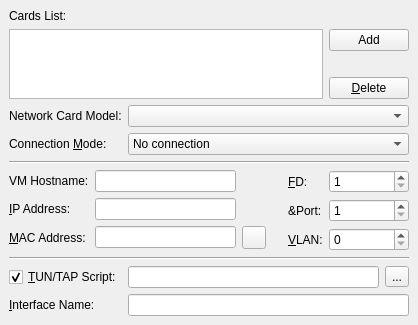
            <widget class="QWidget" name="Network_Cards_Tab" >
             <attribute name="title" >
              <string>Network Cards</string>
             </attribute>
             <layout class="QGridLayout" >
              <property name="margin" >
               <number>9</number>
              </property>
              <property name="spacing" >
               <number>6</number>
              </property>
              <item row="1" column="0" >
               <widget class="QWidget" native="1" name="Net_Card_Options" >
                <layout class="QGridLayout" >
                 <property name="margin" >
                  <number>0</number>
                 </property>
                 <property name="spacing" >
                  <number>0</number>
                 </property>
                 <item row="0" column="0" >
                  <layout class="QVBoxLayout" >
                   <property name="spacing" >
                    <number>6</number>
                   </property>
                   <property name="margin" >
                    <number>0</number>
                   </property>
                   <item>
                    <layout class="QGridLayout" >
                     <property name="margin" >
                      <number>0</number>
                     </property>
                     <property name="spacing" >
                      <number>6</number>
                     </property>
                     <item row="0" column="0" >
                      <widget class="QLabel" name="Label_NetCard_Model" >
                       <property name="text" >
                        <string>Network Card Model:</string>
                       </property>
                      </widget>
                     </item>
                     <item row="1" column="0" >
                      <widget class="QLabel" name="Label_Connection_Mode" >
                       <property name="sizePolicy" >
                        <sizepolicy vsizetype="Preferred" hsizetype="Maximum" >
                         <horstretch>0</horstretch>
                         <verstretch>0</verstretch>
                        </sizepolicy>
                       </property>
                       <property name="text" >
                        <string>Connection &amp;Mode:</string>
                       </property>
                       <property name="buddy" >
                        <cstring>CB_Connection_Mode</cstring>
                       </property>
                      </widget>
                     </item>
                     <item row="0" column="1" >
                      <widget class="QComboBox" name="CB_Network_Card_Model" >
                       <property name="maxCount" >
                        <number>32</number>
                       </property>
                      </widget>
                     </item>
                     <item row="1" column="1" >
                      <widget class="QComboBox" name="CB_Connection_Mode" >
                       <property name="sizePolicy" >
                        <sizepolicy vsizetype="Fixed" hsizetype="Minimum" >
                         <horstretch>0</horstretch>
                         <verstretch>0</verstretch>
                        </sizepolicy>
                       </property>
                       <property name="currentIndex" >
                        <number>8</number>
                       </property>
                       <property name="maxCount" >
                        <number>32</number>
                       </property>
                       <item>
                        <property name="text" >
                         <string>Use the user mode network stack</string>
                        </property>
                       </item>
                       <item>
                        <property name="text" >
                         <string>Open a TUN/TAP interface</string>
                        </property>
                       </item>
                       <item>
                        <property name="text" >
                         <string>Use an already open TUN/TAP interface</string>
                        </property>
                       </item>
                       <item>
                        <property name="text" >
                         <string>Open a listening TCP socket</string>
                        </property>
                       </item>
                       <item>
                        <property name="text" >
                         <string>Use an already open TCP socket</string>
                        </property>
                       </item>
                       <item>
                        <property name="text" >
                         <string>Connect to listening TCP socket</string>
                        </property>
                       </item>
                       <item>
                        <property name="text" >
                         <string>Create shared VLAN via UDP multicast socket</string>
                        </property>
                       </item>
                       <item>
                        <property name="text" >
                         <string>Use an already open UDP multicast socket</string>
                        </property>
                       </item>
                       <item>
                        <property name="text" >
                         <string>No connection</string>
                        </property>
                       </item>
                      </widget>
                     </item>
                     <item row="2" column="0" colspan="2" >
                      <widget class="Line" name="Line_nc_2" >
                       <property name="orientation" >
                        <enum>Qt::Horizontal</enum>
                       </property>
                      </widget>
                     </item>
                    </layout>
                   </item>
                   <item>
                    <layout class="QHBoxLayout" >
                     <property name="spacing" >
                      <number>6</number>
                     </property>
                     <property name="margin" >
                      <number>0</number>
                     </property>
                     <item>
                      <layout class="QGridLayout" >
                       <property name="margin" >
                        <number>0</number>
                       </property>
                       <property name="spacing" >
                        <number>6</number>
                       </property>
                       <item row="1" column="0" >
                        <widget class="QLabel" name="Label_IP" >
                         <property name="sizePolicy" >
                          <sizepolicy vsizetype="Preferred" hsizetype="Maximum" >
                           <horstretch>0</horstretch>
                           <verstretch>0</verstretch>
                          </sizepolicy>
                         </property>
                         <property name="text" >
                          <string>&amp;IP Address:</string>
                         </property>
                         <property name="buddy" >
                          <cstring>Edit_IP_Address</cstring>
                         </property>
                        </widget>
                       </item>
                       <item row="1" column="1" >
                        <widget class="QLineEdit" name="Edit_IP_Address" >
                         <property name="text" >
                          <string/>
                         </property>
                         <property name="maxLength" >
                          <number>24</number>
                         </property>
                         <property name="cursorPosition" >
                          <number>0</number>
                         </property>
                        </widget>
                       </item>
                       <item row="2" column="0" >
                        <widget class="QLabel" name="Label_MAC" >
                         <property name="sizePolicy" >
                          <sizepolicy vsizetype="Preferred" hsizetype="Maximum" >
                           <horstretch>0</horstretch>
                           <verstretch>0</verstretch>
                          </sizepolicy>
                         </property>
                         <property name="text" >
                          <string>&amp;MAC Address:</string>
                         </property>
                         <property name="buddy" >
                          <cstring>Edit_MAC_Address</cstring>
                         </property>
                        </widget>
                       </item>
                       <item row="2" column="1" >
                        <widget class="QLineEdit" name="Edit_MAC_Address" >
                         <property name="text" >
                          <string/>
                         </property>
                         <property name="maxLength" >
                          <number>18</number>
                         </property>
                         <property name="cursorPosition" >
                          <number>0</number>
                         </property>
                        </widget>
                       </item>
                       <item row="2" column="2" >
                        <widget class="QToolButton" name="TB_Generate_New_MAC" >
                         <property name="toolTip" >
                          <string>Generate New MAC</string>
                         </property>
                         <property name="text" >
                          <string/>
                         </property>
                         <property name="icon" >
                          <iconset resource="aqemu_images.qrc" >
                           <normaloff>:/images/add.png</normaloff>:/images/add.png</iconset>
                         </property>
                        </widget>
                       </item>
                       <item row="0" column="0" >
                        <widget class="QLabel" name="Label_Host_Name" >
                         <property name="text" >
                          <string>VM Hostname:</string>
                         </property>
                        </widget>
                       </item>
                       <item row="0" column="1" >
                        <widget class="QLineEdit" name="Edit_Hostname" />
                       </item>
                      </layout>
                     </item>
                     <item>
                      <spacer>
                       <property name="orientation" >
                        <enum>Qt::Horizontal</enum>
                       </property>
                       <property name="sizeType" >
                        <enum>QSizePolicy::Maximum</enum>
                       </property>
                       <property name="sizeHint" stdset="0" >
                        <size>
                         <width>16</width>
                         <height>20</height>
                        </size>
                       </property>
                      </spacer>
                     </item>
                     <item>
                      <layout class="QGridLayout" >
                       <property name="margin" >
                        <number>0</number>
                       </property>
                       <property name="spacing" >
                        <number>6</number>
                       </property>
                       <item row="1" column="1" >
                        <widget class="QSpinBox" name="SB_Port" >
                         <property name="sizePolicy" >
                          <sizepolicy vsizetype="Fixed" hsizetype="Fixed" >
                           <horstretch>0</horstretch>
                           <verstretch>0</verstretch>
                          </sizepolicy>
                         </property>
                         <property name="minimumSize" >
                          <size>
                           <width>80</width>
                           <height>0</height>
                          </size>
                         </property>
                         <property name="maximumSize" >
                          <size>
                           <width>80</width>
                           <height>16777215</height>
                          </size>
                         </property>
                         <property name="minimum" >
                          <number>1</number>
                         </property>
                         <property name="maximum" >
                          <number>50000</number>
                         </property>
                        </widget>
                       </item>
                       <item row="1" column="0" >
                        <widget class="QLabel" name="Label_Port" >
                         <property name="sizePolicy" >
                          <sizepolicy vsizetype="Preferred" hsizetype="Maximum" >
                           <horstretch>0</horstretch>
                           <verstretch>0</verstretch>
                          </sizepolicy>
                         </property>
                         <property name="text" >
                          <string>&amp;Port:</string>
                         </property>
                         <property name="buddy" >
                          <cstring>SB_Redir_Port</cstring>
                         </property>
                        </widget>
                       </item>
                       <item row="2" column="0" >
                        <widget class="QLabel" name="Label_VLAN" >
                         <property name="sizePolicy" >
                          <sizepolicy vsizetype="Preferred" hsizetype="Maximum" >
                           <horstretch>0</horstretch>
                           <verstretch>0</verstretch>
                          </sizepolicy>
                         </property>
                         <property name="text" >
                          <string>&amp;VLAN:</string>
                         </property>
                         <property name="buddy" >
                          <cstring>SB_VLAN</cstring>
                         </property>
                        </widget>
                       </item>
                       <item row="0" column="1" >
                        <widget class="QSpinBox" name="SB_File_Descriptor" >
                         <property name="minimumSize" >
                          <size>
                           <width>80</width>
                           <height>0</height>
                          </size>
                         </property>
                         <property name="maximumSize" >
                          <size>
                           <width>80</width>
                           <height>16777215</height>
                          </size>
                         </property>
                         <property name="minimum" >
                          <number>1</number>
                         </property>
                         <property name="maximum" >
                          <number>99999999</number>
                         </property>
                        </widget>
                       </item>
                       <item row="2" column="1" >
                        <widget class="QSpinBox" name="SB_VLAN" >
                         <property name="minimumSize" >
                          <size>
                           <width>80</width>
                           <height>0</height>
                          </size>
                         </property>
                         <property name="maximumSize" >
                          <size>
                           <width>80</width>
                           <height>16777215</height>
                          </size>
                         </property>
                        </widget>
                       </item>
                       <item row="0" column="0" >
                        <widget class="QLabel" name="Label_File_Descriptor" >
                         <property name="text" >
                          <string>&amp;FD:</string>
                         </property>
                         <property name="buddy" >
                          <cstring>SB_File_Descriptor</cstring>
                         </property>
                        </widget>
                       </item>
                      </layout>
                     </item>
                    </layout>
                   </item>
                   <item>
                    <layout class="QGridLayout" >
                     <property name="margin" >
                      <number>0</number>
                     </property>
                     <property name="spacing" >
                      <number>6</number>
                     </property>
                     <item row="1" column="2" >
                      <widget class="QToolButton" name="TB_Browse_TUN_Script" >
                       <property name="text" >
                        <string>...</string>
                       </property>
                      </widget>
                     </item>
                     <item row="1" column="1" >
                      <widget class="QLineEdit" name="Edit_TUN_TAP_Script" />
                     </item>
                     <item row="2" column="0" >
                      <widget class="QLabel" name="Label_If_Name" >
                       <property name="text" >
                        <string>&amp;Interface Name:</string>
                       </property>
                       <property name="buddy" >
                        <cstring>Edit_Interface_Name</cstring>
                       </property>
                      </widget>
                     </item>
                     <item row="2" column="1" colspan="2" >
                      <widget class="QLineEdit" name="Edit_Interface_Name" />
                     </item>
                     <item row="0" column="0" colspan="3" >
                      <widget class="Line" name="Line_nc_3" >
                       <property name="orientation" >
                        <enum>Qt::Horizontal</enum>
                       </property>
                      </widget>
                     </item>
                     <item row="1" column="0" >
                      <widget class="QCheckBox" name="CH_TUN_TAP_Script" >
                       <property name="text" >
                        <string>&amp;TUN/TAP Script:</string>
                       </property>
                       <property name="checked" >
                        <bool>true</bool>
                       </property>
                      </widget>
                     </item>
                    </layout>
                   </item>
                  </layout>
                 </item>
                </layout>
               </widget>
              </item>
              <item row="0" column="0" >
               <layout class="QGridLayout" >
                <property name="margin" >
                 <number>0</number>
                </property>
                <property name="spacing" >
                 <number>6</number>
                </property>
                <item row="3" column="1" >
                 <widget class="QPushButton" name="Button_Delete_Net_Card" >
                  <property name="text" >
                   <string>&amp;Delete</string>
                  </property>
                 </widget>
                </item>
                <item row="2" column="1" >
                 <spacer>
                  <property name="orientation" >
                   <enum>Qt::Vertical</enum>
                  </property>
                  <property name="sizeHint" stdset="0" >
                   <size>
                    <width>20</width>
                    <height>20</height>
                   </size>
                  </property>
                 </spacer>
                </item>
                <item row="1" column="1" >
                 <widget class="QPushButton" name="Button_Add_Net_Card" >
                  <property name="text" >
                   <string>Add</string>
                  </property>
                 </widget>
                </item>
                <item row="0" column="0" colspan="2" >
                 <widget class="QLabel" name="Label_Cards_List" >
                  <property name="sizePolicy" >
                   <sizepolicy vsizetype="Maximum" hsizetype="Maximum" >
                    <horstretch>0</horstretch>
                    <verstretch>0</verstretch>
                   </sizepolicy>
                  </property>
                  <property name="text" >
                   <string>Cards List:</string>
                  </property>
                 </widget>
                </item>
                <item rowspan="3" row="1" column="0" >
                 <widget class="QListWidget" name="Network_Cards_List" >
                  <property name="sizePolicy" >
                   <sizepolicy vsizetype="Ignored" hsizetype="Expanding" >
                    <horstretch>0</horstretch>
                    <verstretch>0</verstretch>
                   </sizepolicy>
                  </property>
                 </widget>
                </item>
               </layout>
              </item>
             </layout>
            </widget>
